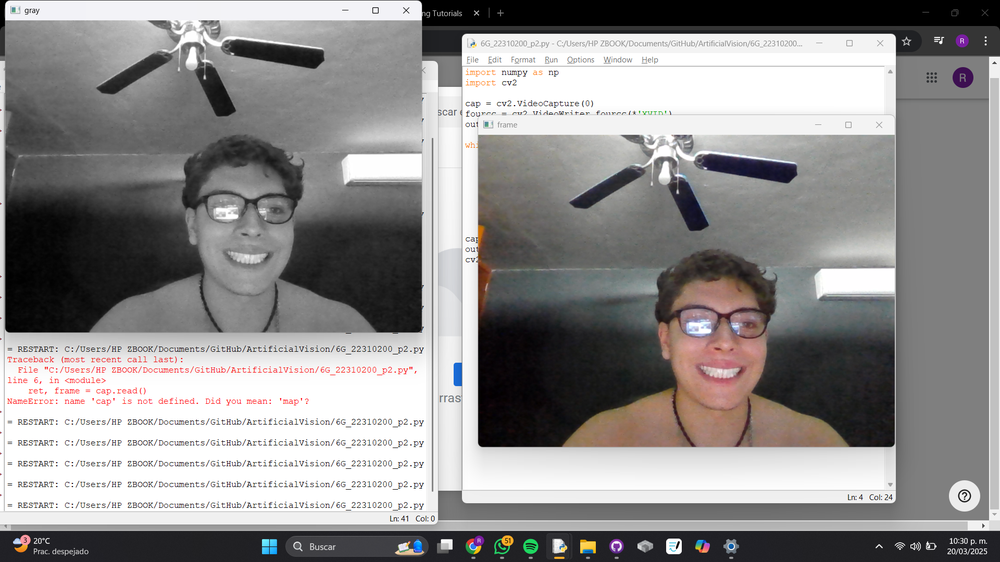
#> input picture P3/Img_P2.png, 1000 x 562 px, shrunk from 1920 x 1080 before the run
$ python 6G_22310200_P3.py
#> lines starting #> are read from the running program, lines starting #| are printed output that depends on the picture
import cv2
import matplotlib.pyplot as plt
import numpy as np


import cv2
import matplotlib.pyplot as plt
import numpy as np


import cv2
import matplotlib.pyplot as plt
import numpy as np


img = cv2.imread('Img_P2.png', cv2.IMREAD_GRAYSCALE)
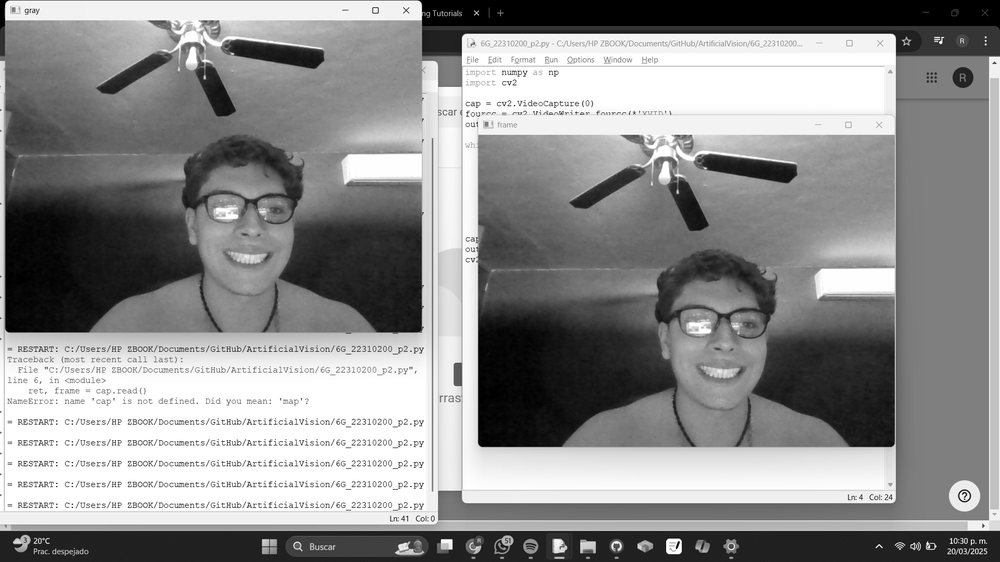
#> img: shape (562, 1000); min 0, max 255, mean 142.1


img_eq = cv2.equalizeHist(img)
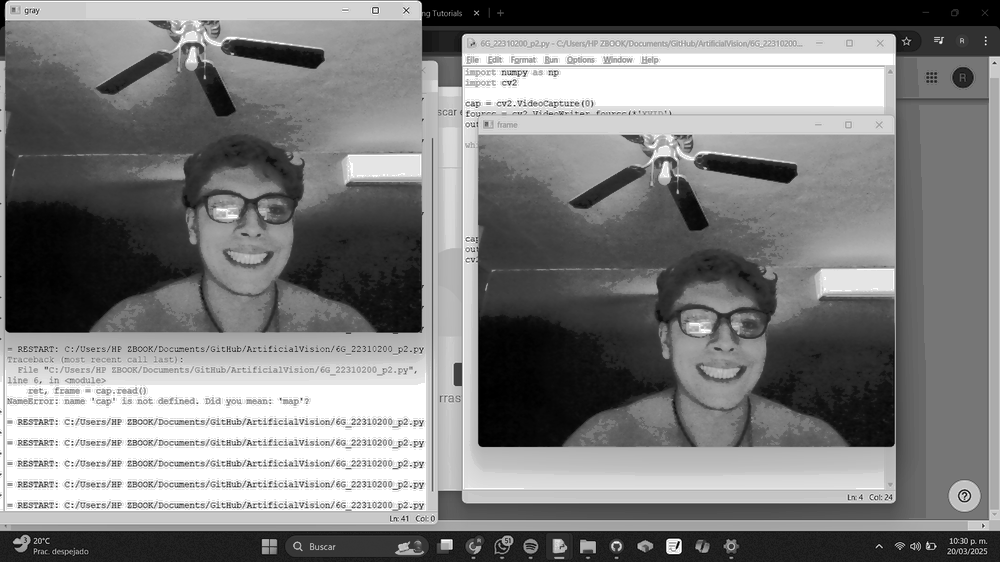
#> img_eq: shape (562, 1000); min 0, max 255, mean 126.7


histx1 = cv2.calcHist([img], [0], None, [256], [0, 256])
#> histx1 = 256 values, max 56707 at index 255, min 475 at index 1, mean 2195.3
histx2 = cv2.calcHist([img_eq], [0], None, [256], [0, 256])
#> histx2 = 256 values, max 56707 at index 255, min 0 at index 23, mean 2195.3


histy1 = np.sum(img, axis=0)
#> histy1 = 1000 values, max 124112 at index 463, min 52137 at index 896, mean 79850.7
histy2 = np.sum(img_eq, axis=0)
#> histy2 = 1000 values, max 122170 at index 463, min 37692 at index 896, mean 71180


fig = plt.figure(figsize=(14, 6))
gs = fig.add_gridspec(3, 4)


ax1 = fig.add_subplot(gs[0, 0])
ax1.plot(histx1, color='black')
ax1.set_title('Histograma X - Original')
ax1.set_xlim([0, 256])
ax1.set_xticks([])
ax1.set_yticks([])


ax2 = fig.add_subplot(gs[0, 2])
ax2.plot(histx2, color='black')
ax2.set_title('Histograma X - Ecualizada')
ax2.set_xlim([0, 256])
ax2.set_xticks([])
ax2.set_yticks([])


ax3 = fig.add_subplot(gs[1, 0])
ax3.plot(histy1, color='black')
ax3.set_title('Histograma Y - Original')
ax3.set_ylim([0, np.max(histy1)])
ax3.set_yticks([])
ax3.set_xticks([])


ax4 = fig.add_subplot(gs[1, 1])
ax4.imshow(img, cmap='gray')
ax4.set_title('Imagen Original')
ax4.axis('off')


ax5 = fig.add_subplot(gs[1, 2])
ax5.plot(histy2, color='black')
ax5.set_title('Histograma Y - Ecualizada')
ax5.set_ylim([0, np.max(histy2)])
ax5.set_yticks([])
ax5.set_xticks([])


ax6 = fig.add_subplot(gs[1, 3])
ax6.imshow(img_eq, cmap='gray')
ax6.set_title('Imagen Ecualizada')
ax6.axis('off')

plt.tight_layout()
plt.show()
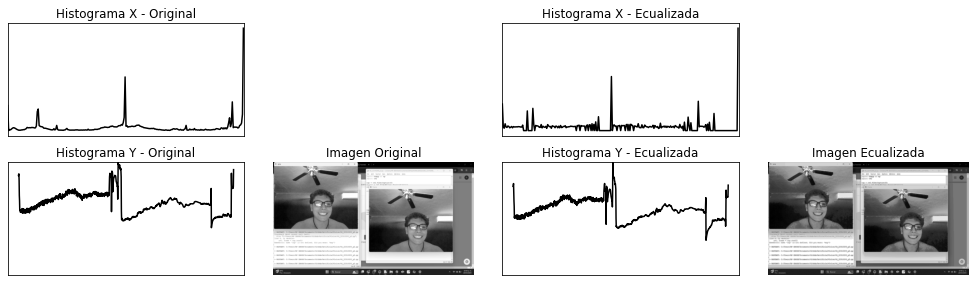
#> figure drawn by matplotlib, 6 panels
